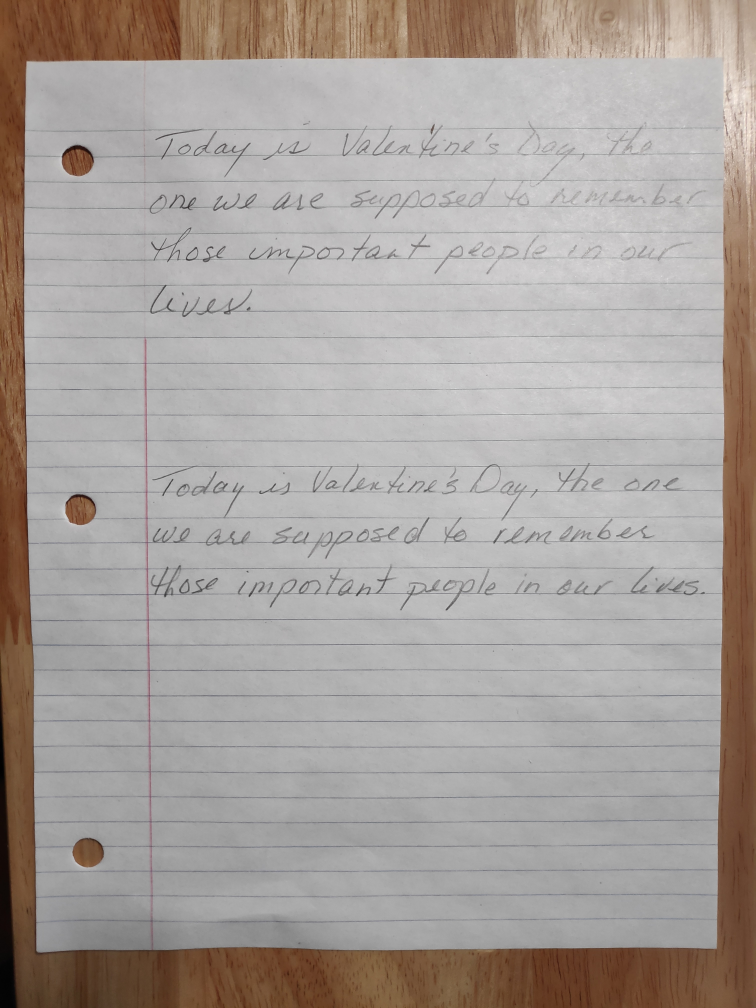
#> input picture test.jpg, 3024 x 4032 px (shown at 1/4 size)
$ python main.py test.jpg
#> lines starting #> are read from the running program, lines starting #| are printed output that depends on the picture; after the words box and inside, x2 and y2 are one past the last pixel; in counts of white or black regions, pixels touching at a corner belong together
#> in main, img is the input picture: shape (4032, 3024, 3); mean B, G, R 156.9, 161.2, 168.3
### pageBordering.py
import numpy as np
import cv2


def page_border(img):
    """
    Crops an image of a page to the borders of said page.
    Credit: https://stackoverflow.com/questions/60145395/crop-exact-document-paper-from-image-by-removing-black-border-from-photos-in-jav

    Parameters:
        img (np.ndarray): The image to border
    """
    # Blur the image
    gray = cv2.cvtColor(img, cv2.COLOR_BGR2GRAY)
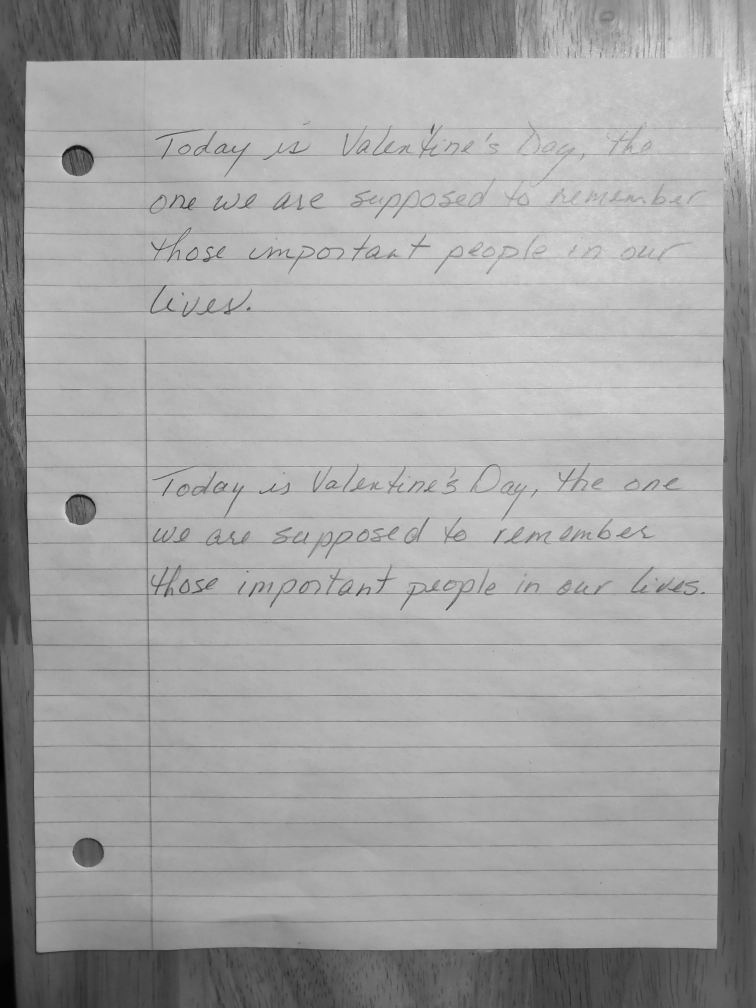
#> gray: shape (4032, 3024) (shown at 1/4 size); min 0, max 252, mean 162.9
    gaussian_blurred = cv2.GaussianBlur(gray, (5, 5), 0)
    thresh = cv2.threshold(
        gaussian_blurred, 0, 255, cv2.THRESH_BINARY + cv2.THRESH_OTSU)[1]
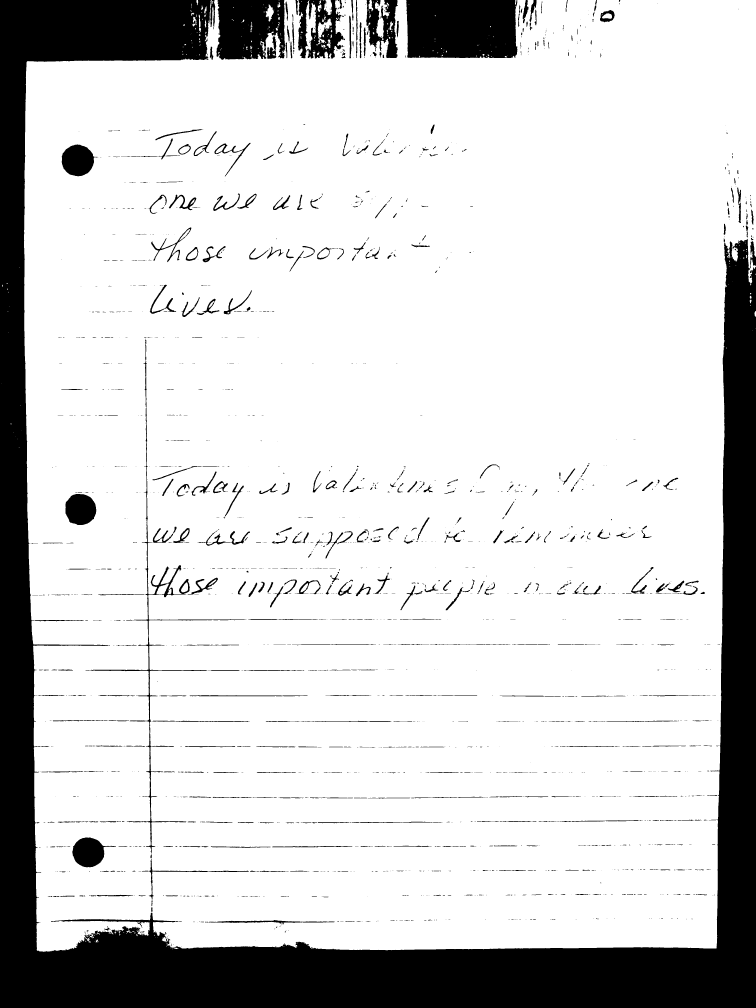
#> thresh: shape (4032, 3024) (shown at 1/4 size); 82.4% white; 1727 black regions (1005 under 20 px)

    # Find contours and sort for largest contour
    cnts = cv2.findContours(
        thresh, cv2.RETR_EXTERNAL, cv2.CHAIN_APPROX_SIMPLE)
#> cnts = 335 contours, 276 with area under 20; largest, box (x1, y1, x2, y2) and area: (96, 0, 3024, 3807) 10214430, (1500, 0, 1559, 152) 3549, (1271, 74, 1327, 178) 1984, (1296, 0, 1329, 60) 1256, (1063, 17, 1096, 86) 1064
    cnts = cnts[0] if len(cnts) == 2 else cnts[1]
    cnts = sorted(cnts, key=cv2.contourArea, reverse=True)

    error = True
    use_cnt = None
    display_cnt = None
    no_border = False

    # Sorted by area, find the largest contour which is approximately rectangular
    # Crop to this largest approximate rectangle
    for c in cnts:
        # Perform contour approximation
        peri = cv2.arcLength(c, True)
        approx = cv2.approxPolyDP(c, 0.02 * peri, True)

        # Check if a rectangle
        if len(approx) == 4:
            error = False
            display_cnt = approx.reshape(4, 2)

            x1 = display_cnt[0][0] if (display_cnt[0][0] > display_cnt[1][0]) else display_cnt[1][0]
            y1 = display_cnt[0][1] if (display_cnt[0][1] > display_cnt[3][1]) else display_cnt[3][1]

            x2 = display_cnt[2][0] if (display_cnt[2][0] < display_cnt[3][0]) else display_cnt[3][0]
            y2 = display_cnt[1][1] if (display_cnt[1][1] < display_cnt[2][1]) else display_cnt[2][1]
            img = img[y1: y2, x1: x2]
            break
#> this loop made 1 pass
#> (peri, error, display_cnt, x1, y1, x2, y2) on pass 1: (24538.7, False, [[109, 245], [147, 3800], [2865, 3793], [3023, 0]], 147, 245, 2865, 3793)
#> pass 1, in page_border, `img = img[y1: y2, x1: x2]`:
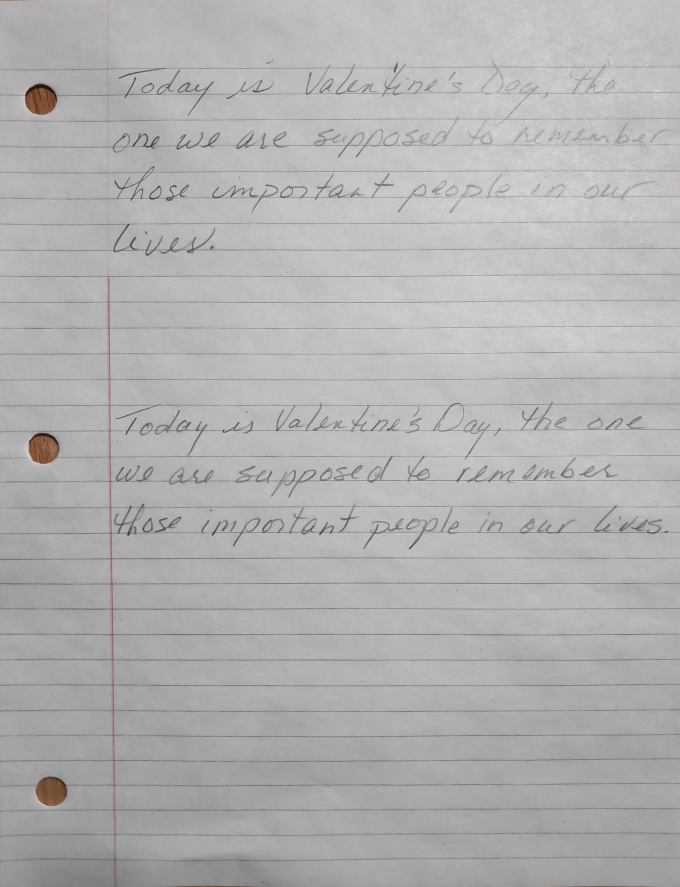
#> img: shape (3548, 2718, 3) (shown at 1/4 size); mean B, G, R 177.4, 177.1, 177.9

    return error, img


'''

All following functions are currently unused in this implementation.
They are only being kept here for reference and future experimentation.

'''

# [53 lines left out: function page_border_alternative, not called in this run]

# ==============================================================================
# The following functions are used to crop a border based on line intersections
# ==============================================================================


# Get the distance between two points
def point_distance(point1, point2):
    return math.sqrt(math.pow(point1[0] - point2[0], 2) + math.pow(point1[1] - point2[1], 2))

# Calculate the intersection of two lines
# [122 lines left out: functions line_intersection, corner_distances, crop_additional_border, not called in this run]

### main.py
import os
import sys
import argparse

import numpy as np
import cv2
import math

import pageBordering
import lineRemoval
import circleRemoval
import connectedComponentsProcessing
import lineClustering
import lineAnalysis

class ImageAnalysis:
    def __init__(self, img):
        self.img = img

    # Preprocess the image
    def preprocess(self):
        self.cleaned = self.clean_page()
        self.gray = cv2.cvtColor(self.cleaned, cv2.COLOR_BGR2GRAY)
        self.blurred = cv2.medianBlur(self.gray, 5)
        self.edges()
        self.dilate()

    # Demo the handwritting recogniction software
    def demo(self, save=False, save_path=None, predict=True):
        self.preprocess()

        self.components, self.components_img = connectedComponentsProcessing.connected_components(self.dilated)
        self.line_components, self.line_img = lineClustering.line_clustering(self.components)
        self.word_imgs, self.line_imgs = lineAnalysis.get_words_in_line(self.cleaned, self.dilated, self.components, self.line_components)

        if save:
            self.save_images(save_path)

        if predict:
            text = self.get_text()
            return text

        return None

    # Performs canny
    def edges(self):
        c = (40, 50)
        self.edges = cv2.Canny(self.blurred, c[0], c[1], apertureSize=3)

    # Performs dilation
    def dilate(self, save=None):
        kernel = cv2.getStructuringElement(cv2.MORPH_RECT, ksize=(4, 4))
        self.dilated = cv2.dilate(self.edges, kernel)

    # Performs page cleaning
    def clean_page(self):
        # Border the image to page
        status, self.bordered = pageBordering.page_border(self.img.copy())
#> status = False

        # Removes page holes
#> (the run stopped early here; a loop or call above may not have finished)
